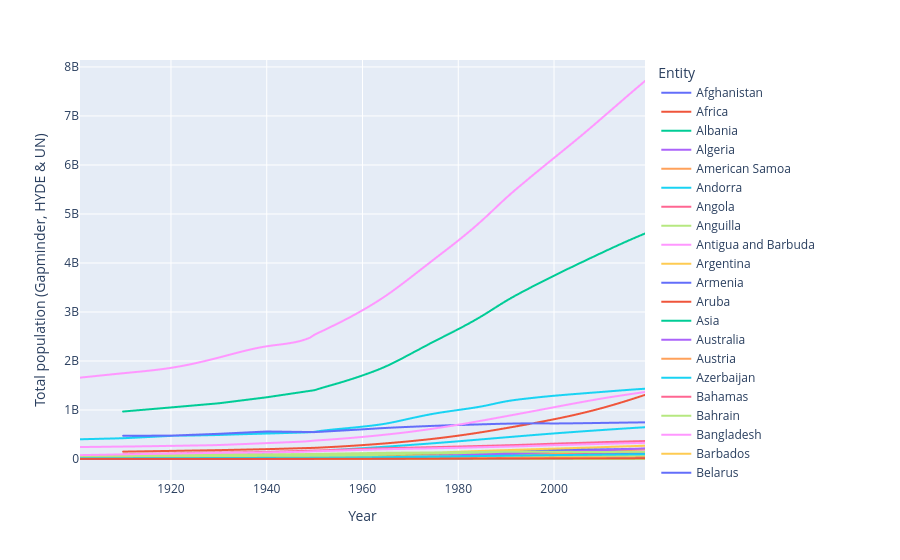

This figure's notebook cell:
### Code cell
px.line(pop.query("Year > 1900"), x = "Year", y = "Total population (Gapminder, HYDE & UN)", color = "Entity")
